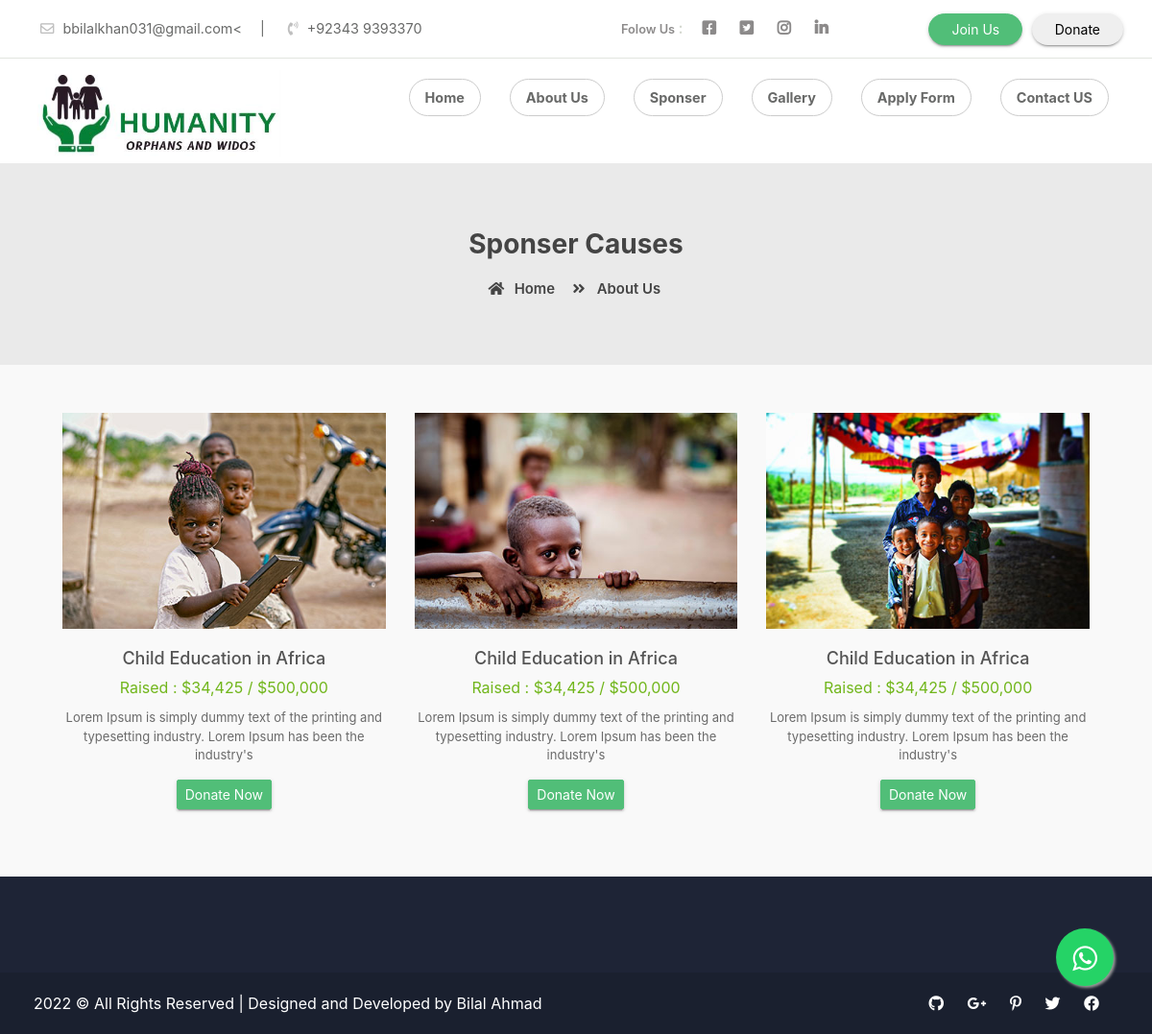
The app's page /sponser.php, older data.
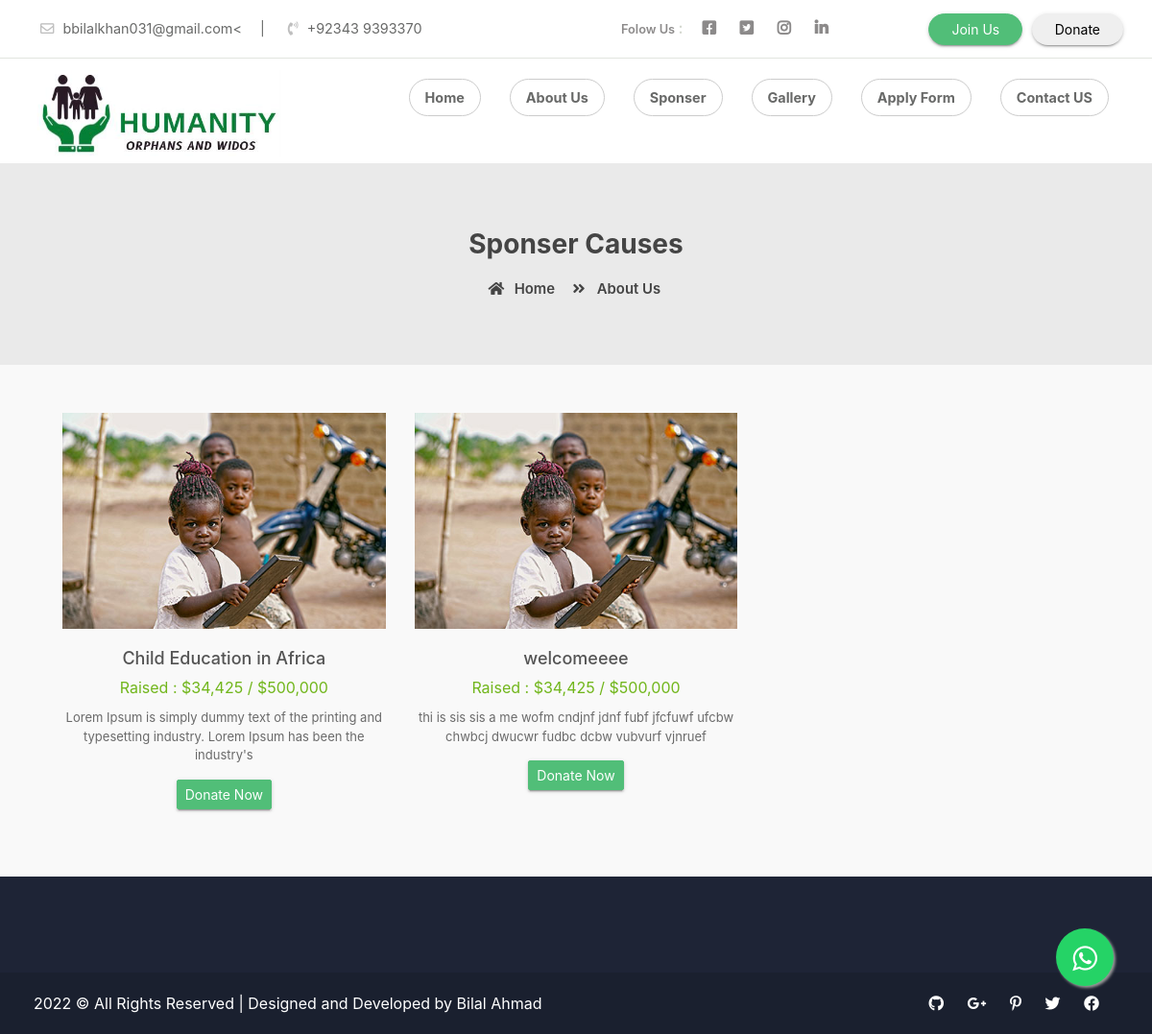
The same page, newer data.
### tables this page shows
CREATE TABLE `sponser` (
  `id` int(11) NOT NULL,
  `image` varchar(100) NOT NULL,
  `title` varchar(100) NOT NULL,
  `des` varchar(1000) NOT NULL,
  `price` varchar(100) NOT NULL
);

### sponser.php (the view)
 <?php
include 'head.php';
include 'navbar.php';
include 'dbcon.php';
 ?>
    <div class="page-nav no-margin row">
        <div class="container">
            <div class="row">
                <h2>Sponser Causes</h2>
                <ul>
                    <li> <a href="#"><i class="fas fa-home"></i> Home</a></li>
                    <li><i class="fas fa-angle-double-right"></i> About Us</li>
                </ul>
            </div>
        </div>
    </div>
    <section class="events">
        <div class="container">
            <div class="event-ro row">
                <?php
    $selecte = "SELECT * FROM `sponser`";
                $result1 = mysqli_query($con, $selecte);
                while ($row = mysqli_fetch_assoc($result1)) {
                ?>
                <div class="col-md-4 col-sm-6">
                    <div class="event-box">
                        <img src="admin/<?php echo $row['image'];?>" alt="">
                        <h4><?php echo $row['title'];?></h4>
                        <p class="raises"><span><?php echo $row['price'];?></span> </p>
                        <p class="desic"><?php echo $row['des'];?></p>
                        <a class="btn btn-success btn-sm" href="quick.php">Donate Now</a>
                    </div>
                </div>
                <?php } ?>
            </div>
        </div>
    </section>
    <?php
include 'footer.php';
    ?>

### head.php (shortened to what this page needs)
<!doctype html>
<html lang="en">
<head>
    <link rel="stylesheet" href="assets/css/bootstrap.min.css">
    <link rel="stylesheet" href="assets/css/all.min.css">
    <link rel="stylesheet" href="assets/css/animate.css">
    <link rel="stylesheet" href="assets/plugins/slider/css/owl.carousel.min.css">
    <link rel="stylesheet" href="assets/plugins/slider/css/owl.theme.default.css">
    <link rel="stylesheet" type="text/css" href="assets/css/style.css" />
</head>

### navbar.php (shortened to what this page needs)
<body>
<header class="continer-fluid ">
    <div  class="header-top">
        <div class="container">
            <div class="row col-det">
                <div class="col-lg-6 d-none d-lg-block">
                    <ul class="ulleft">
                        <li>
                            <i class="far fa-envelope"></i>
                            bbilalkhan031@gmail.com<
                            <span>|</span></li>
                        <li>
                            <i class="fas fa-phone-volume"></i>
                            +92343 9393370</li>
                    </ul>
                </div>
                <div class="col-lg-3 col-md-6 folouws">
                    <ul class="ulright">
                       <li> <small>Folow Us </small>:</li>
                        <li>
                            <a href="https://www.facebook.com/pg/Humanity-Not-Out-103554545863683/about/"><i class="fab fa-facebook-square"></i></a>
                        </li>
                        <li>
                            <a href=""><i class="fab fa-twitter-square"></i></a>
                        </li>
                        <li>
                            <a href=""><i class="fab fa-instagram"></i></a>
                        </li>
                        <li>
                            <a href=""><i class="fab fa-linkedin"></i></a>
                        </li>
                    </ul>
                </div>
                <div class="col-lg-3 d-none d-md-block col-md-6 btn-bhed">
                    <a href="apply.php"><button class="btn btn-sm btn-success">Join Us</button></a>
                   <a href="give.php"> <button class="btn btn-sm btn-default">Donate</button></a>
                </div>
            </div>
        </div>
    </div>
    <div id="menu-jk" class="header-bottom">
        <div class="container">
            <div class="row nav-row">
                <div class="col-lg-3 col-md-12 logo">
                    <a href="index.php">
                        <img src="abc.jpeg" alt="">
                    </a>
                </div>
                <div id="menu" class="col-lg-9 col-md-12 d-none d-lg-block nav-col">
                            <ul class="navbad">
                                <li class="nav-item active">
                                    <a class="nav-link" href="index.php">Home
                                    </a>
                                </li>
                                <li class="nav-item">
                                    <a class="nav-link" href="about.php">About Us</a>
                                </li>
                                <li class="nav-item">
                                    <a class="nav-link" href="sponser.php">Sponser</a>
                                </li>
                                <li class="nav-item">
                                    <a class="nav-link" href="gallery.php">Gallery</a>
                                </li>
                                <li class="nav-item">
                                    <a class="nav-link" href="apply.php">Apply Form</a>
                                </li>
                                <li class="nav-item">
                                    <a class="nav-link" href="contact.php">Contact US</a>
                                </li>
                            </ul>
                </div>
            </div>
        </div>
    </div>
</header>

### footer.php (shortened to what this page needs)
 <footer class="footer">
    </footer>
    <div class="copy">
            <div class="container">
                <a href="https://www.smarteyeapps.com/">2022 &copy; All Rights Reserved | Designed and Developed by Bilal Ahmad</a>
                <span>
                <a><i class="fab fa-github"></i></a>
                <a><i class="fab fa-google-plus-g"></i></a>
                <a><i class="fab fa-pinterest-p"></i></a>
                <a><i class="fab fa-twitter"></i></a>
                <a><i class="fab fa-facebook-f"></i></a>
        </span>
            </div>
        </div>
</body>
</html>
<link rel="stylesheet" href="https://maxcdn.bootstrapcdn.com/font-awesome/4.5.0/css/font-awesome.min.css">
<a href="https://api.whatsapp.com/send?phone=+923439393370&text=Hello, I Need Help!." class="float" target="_blank">
<i class="fa fa-whatsapp my-float"></i>
</a>
</body>
</html>

### assets/css/style.css (style rules this page uses)
* { margin: 0px; padding: 0px; list-style: none; }
img { max-width: 100%; }
a { text-decoration: none; outline: none; color: #444; }
ul { margin-bottom: 0; padding-left: 0; }
html, body { height: 100%; }
p { margin-bottom: 0px; width: 100%; }
.no-margin { margin: 0px; }
::placeholder { color: #747f8a !important; font-size: 13px; opacity: .5 !important; }
h1, h2, h3, h4, h5, h6 { color: #545454; }
body { background-color: #f1f1f145 !important; -webkit-font-smoothing: antialiased; -moz-osx-font-smoothing: grayscale; text-rendering: optimizeLegibility; color: #6A6A6A; overflow-x: hidden; }
.page-nav { background-size: 100%; padding: 68px; text-align: center; background-color: #eaeaea; }
.page-nav ul { float: none; margin: auto; }
.page-nav h2 { font-size: 28px; width: 100%; font-weight: 700; color: #444; }
.page-nav ul li { float: left; margin-right: 10px; margin-top: 10px; font-size: 16px; font-size: .93rem; font-weight: 600; color: #444; }
.page-nav ul li i { width: 30px; text-align: center; color: #444; }
.page-nav ul li a { color: #444; font-size: .93rem; font-weight: 600; }
.btn-success { background-color: #51be78; border-color: #51be78; }
.btn { box-shadow: 0 3px 1px -2px rgba(0, 0, 0, 0.2), 0 2px 2px 0 rgba(0, 0, 0, 0.14), 0 1px 5px 0 rgba(0, 0, 0, 0.12); border-radius: 2px; }
.container { max-width: 1170px; }
header { box-shadow: 0 2px 5px 0 rgba(0, 0, 0, 0.16), 0 2px 10px 0 rgba(0, 0, 0, 0.12); background-color: #FFF; width: 100%; z-index: 99; }
header .logo { padding-top: 6px; }
header .header-top { background-color: #fff; border-bottom: 1px solid #d3d7cea6; padding: 7px; }
header .header-top .col-det .ulleft li { float: left; padding: 12px; color: #686968; font-size: .9rem; }
header .header-top .col-det .ulleft li i { margin-right: 5px; color: #bfbfbf; }
header .header-top .col-det .ulleft li span { margin-left: 15px; }
header .header-top .col-det .ulright { float: right; }
header .header-top .col-det .ulright li { float: left; padding: 10px; color: #d3d7ce; font-size: 1rem; font-weight: 600; }
header .header-top .col-det .ulright li i { margin-right: 5px; color: #8c8a8a; }
header .header-top .col-det .ulright li small { color: #8c8a8a; font-weight: 600; }
header .header-top .btn-bhed { padding-top: 7px; text-align: right; }
header .header-top .btn-bhed .btn { padding: 5px 23px; border-radius: 50px; margin-left: 5px; }
header .header-bottom { padding: 6px; background-color: #fff; }
header .nav-col .navbad { display: block; float: right; }
header .nav-col .navbad li { padding: 15px 15px; font-weight: 700; font-size: .9rem; float: left; }
header .nav-col .navbad li a { color: #686968 !important; border: 1px solid #CCC; border-radius: 50px; }
.events { background-color: #efefef2e; padding: 50px; }
.events .event-ro .event-box { text-align: center; margin-bottom: 20px; }
.events .event-ro .event-box img { margin-bottom: 20px; }
.events .event-ro .event-box h4 { font-size: 18px; }
.events .event-ro .event-box .raises { margin-bottom: 10px; }
.events .event-ro .event-box .raises span { color: #71b61b; }
.events .event-ro .event-box .desic { font-size: 13px; margin-bottom: 15px; }
.footer { padding: 50px; padding-bottom: 50px; background-color: #1e2436; color: #FFF; }
.copy { padding: 20px; background: #1a202f; color: #FFF; }
.copy a { color: #FFF; }
.copy span { float: right; }
.copy span i { margin-right: 20px; }

### footer.php (style rules this page uses)
.float { position:fixed; width:60px; height:60px; bottom:50px; right:40px; background-color:#25d366; color:#FFF; border-radius:50px; text-align:center; font-size:30px; box-shadow: 2px 2px 3px #999; z-index:100; }
.my-float { margin-top:16px; }

Row changes from the older to the newer data that the page shows:
removed sponser: image (picture), title "Child Education in Africa", price "Raised : $34,425 / $500,000", des "Lorem Ipsum is simply dummy text of the printing and typesetting industry. Lorem Ipsum has been the industry's"
removed sponser: image (picture), title "Child Education in Africa", price "Raised : $34,425 / $500,000", des "Lorem Ipsum is simply dummy text of the printing and typesetting industry. Lorem Ipsum has been the industry's"
added sponser: image (picture), title "welcomeeee", price "Raised : $34,425 / $500,000", des "thi is sis sis a me wofm cndjnf jdnf fubf jfcfuwf ufcbw chwbcj dwucwr fudbc dcbw vubvurf vjnruef"
